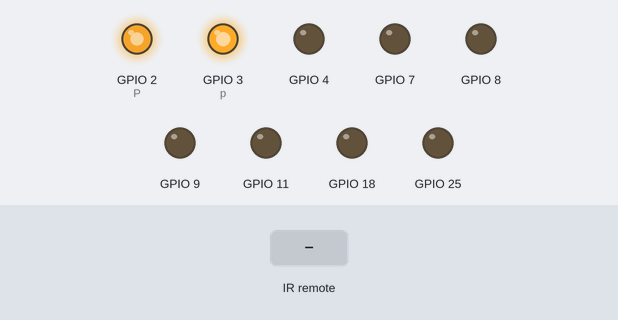
Simulated run of this program. Board: Raspberry Pi (BCM pin numbers). Shown: output pins drawn as LEDs (lit = HIGH). The inputs (shaded band) are chosen by the test bench. What the program prints to the terminal is not drawn.

Above: at 1.2 s.
1.3 s: remote-control key "record" pressed
At 2.3 s:
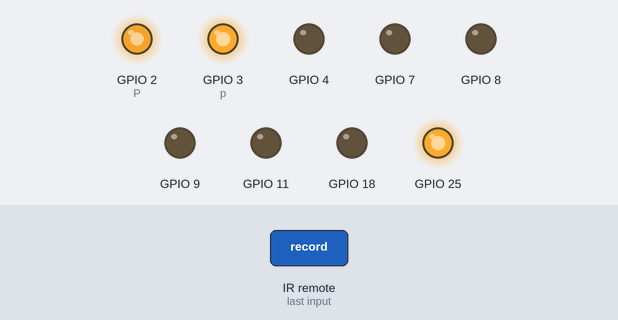
2.8 s: remote-control key "up" pressed
At 3.7 s:
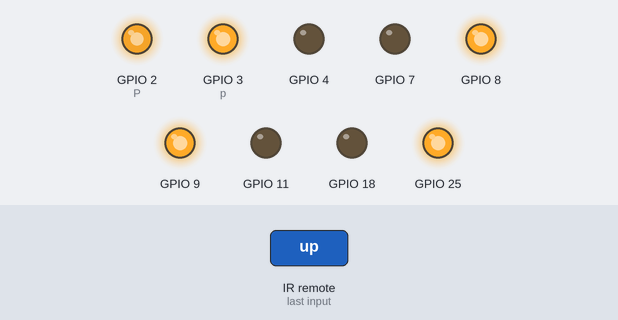
4.3 s: remote-control key "cut" pressed
At 4.6 s:
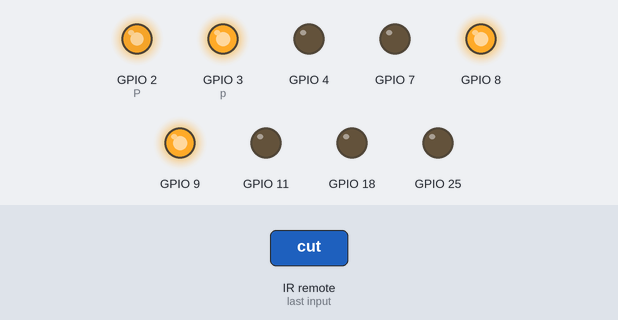
5.8 s: remote-control key "down" pressed
At 7.0 s:
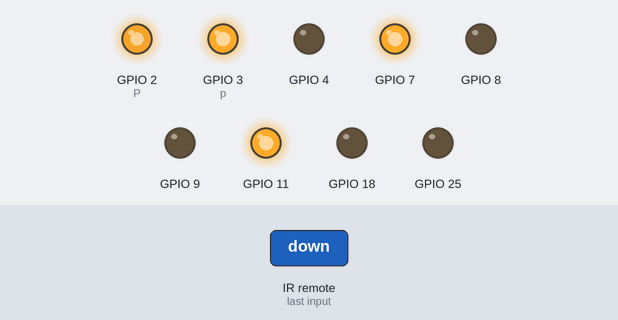
7.3 s: remote-control key "left" pressed
At 7.5 s:
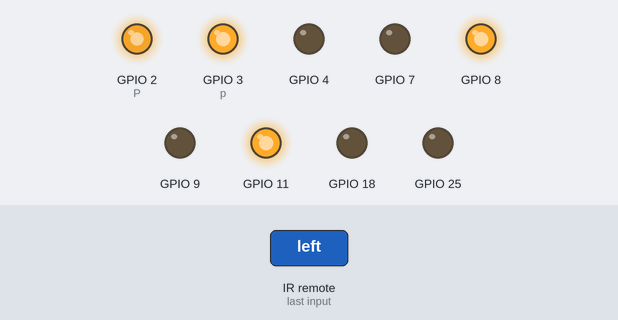
9.2 s: remote-control key "right" pressed
At 9.41 s:
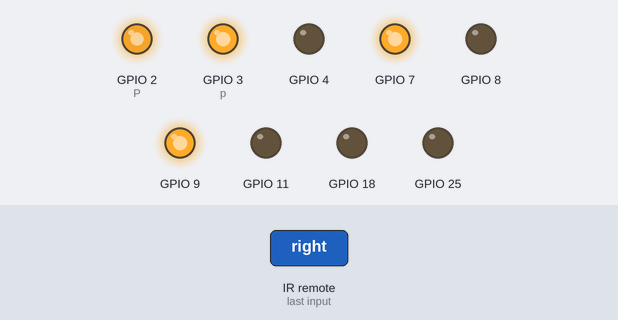
Timing chart, 0 to 12.1 s (numbered marks = the images above; inputs shaded):
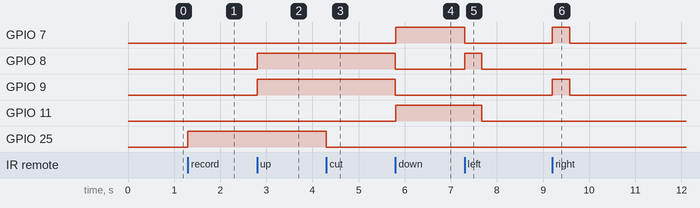

The program:

ircode.py
```python
import RPi.GPIO as GPIO
import pylirc, time


GPIO.setwarnings(False)
GPIO.setmode(GPIO.BCM)
GPIO.setup(9, GPIO.OUT)
GPIO.setup(11, GPIO.OUT)
GPIO.setup(8, GPIO.OUT)
GPIO.setup(7, GPIO.OUT)
GPIO.setup(25, GPIO.OUT)
GPIO.setup(18, GPIO.OUT)

GPIO.setup(2,GPIO.OUT)
GPIO.setup(3,GPIO.OUT)
GPIO.setup(4,GPIO.OUT)

P = GPIO.PWM(2,50)
P.start(91)

p = GPIO.PWM(3,50)
p.start(100)


GPIO.output(18, GPIO.LOW)
GPIO.output(9, GPIO.LOW)
GPIO.output(11, GPIO.LOW)
GPIO.output(8, GPIO.LOW)
GPIO.output(7, GPIO.LOW)
GPIO.output(25, GPIO.LOW)

s = pylirc.init("myprogram")

while True :

   m = pylirc.nextcode()
   print m

   if (m == ['record']) :
      GPIO.output(25, GPIO.HIGH)

   if (m == ['cut']) :
      GPIO.output(25, GPIO.LOW)

   if (m == ['up']) :
      GPIO.output(9, GPIO.LOW)
      GPIO.output(11, GPIO.LOW)
      GPIO.output(8, GPIO.LOW)
      GPIO.output(7, GPIO.LOW)
      time.sleep(0.001)
      GPIO.output(9, GPIO.HIGH)
      GPIO.output(11, GPIO.LOW)
      GPIO.output(8, GPIO.HIGH)
      GPIO.output(7, GPIO.LOW)

   if (m == ['down']) :
      GPIO.output(9, GPIO.LOW)
      GPIO.output(11, GPIO.LOW)
      GPIO.output(8, GPIO.LOW)
      GPIO.output(7, GPIO.LOW)
      time.sleep(0.001)
      GPIO.output(9, GPIO.LOW)
      GPIO.output(11, GPIO.HIGH)
      GPIO.output(8, GPIO.LOW)
      GPIO.output(7, GPIO.HIGH)

   if (m == ['left']) :
      GPIO.output(9, GPIO.LOW)
      GPIO.output(11, GPIO.LOW)
      GPIO.output(8, GPIO.LOW)
      GPIO.output(7, GPIO.LOW)
      time.sleep(0.001)
      GPIO.output(9, GPIO.LOW)
      GPIO.output(11, GPIO.HIGH)
      GPIO.output(8, GPIO.HIGH)
      GPIO.output(7, GPIO.LOW)
      time.sleep(0.367)
      GPIO.output(11, GPIO.LOW)
      GPIO.output(8, GPIO.LOW)

   if (m == ['right']) :
      GPIO.output(9, GPIO.LOW)
      GPIO.output(11, GPIO.LOW)
      GPIO.output(8, GPIO.LOW)
      GPIO.output(7, GPIO.LOW)
      time.sleep(0.001)
      GPIO.output(9, GPIO.HIGH)
      GPIO.output(11, GPIO.LOW)
      GPIO.output(8, GPIO.LOW)
      GPIO.output(7, GPIO.HIGH)
      time.sleep(0.38)
      GPIO.output(9, GPIO.LOW)
      GPIO.output(7, GPIO.LOW)

   if (m == ['ok']) :
      GPIO.output(9, GPIO.LOW)
      GPIO.output(11, GPIO.LOW)
      GPIO.output(8, GPIO.LOW)
      GPIO.output(7, GPIO.LOW)


   if (m == ['l']) :
      GPIO.output(9, GPIO.LOW)
      GPIO.output(11, GPIO.LOW)
      GPIO.output(8, GPIO.LOW)
      GPIO.output(7, GPIO.LOW)
      time.sleep(0.001)
      GPIO.output(9, GPIO.LOW)
      GPIO.output(11, GPIO.HIGH)
      GPIO.output(8, GPIO.HIGH)
      GPIO.output(7, GPIO.LOW)

   if (m == ['r']) :
      GPIO.output(9, GPIO.LOW)
      GPIO.output(11, GPIO.LOW)
      GPIO.output(8, GPIO.LOW)
      GPIO.output(7, GPIO.LOW)
      time.sleep(0.001)
      GPIO.output(9, GPIO.HIGH)
      GPIO.output(11, GPIO.LOW)
      GPIO.output(8, GPIO.LOW)
      GPIO.output(7, GPIO.HIGH)

   if (m == ['volumeup']) :
      GPIO.output(9, GPIO.LOW)
      GPIO.output(11, GPIO.LOW)
      GPIO.output(8, GPIO.LOW)
      GPIO.output(7, GPIO.LOW)
      time.sleep(0.001)
      GPIO.output(9, GPIO.HIGH)
      GPIO.output(11, GPIO.LOW)
      GPIO.output(8, GPIO.LOW)
      GPIO.output(7, GPIO.HIGH)
      time.sleep(0.1)
      GPIO.output(9, GPIO.LOW)
      GPIO.output(7, GPIO.LOW)


   if (m == ['volumedown']) :
      GPIO.output(9, GPIO.LOW)
      GPIO.output(11, GPIO.LOW)
      GPIO.output(8, GPIO.LOW)
      GPIO.output(7, GPIO.LOW)
      time.sleep(0.001)
      GPIO.output(9, GPIO.LOW)
      GPIO.output(11, GPIO.HIGH)
      GPIO.output(8, GPIO.HIGH)
      GPIO.output(7, GPIO.LOW)
      time.sleep(0.1)
      GPIO.output(11, GPIO.LOW)
      GPIO.output(8, GPIO.LOW)


   if (m == ['exit']) :
      GPIO.output(9, GPIO.LOW)
      GPIO.output(11, GPIO.LOW)
      GPIO.output(8, GPIO.LOW)
      GPIO.output(7, GPIO.LOW)
      break
```

Measured:
- after the input at 1.3 s, GPIO 25: LOW → HIGH at once
- after the input at 2.8 s, GPIO 8, GPIO 9: LOW → HIGH at once
- after the input at 4.3 s, GPIO 25: HIGH → LOW at once
- after the input at 5.8 s, GPIO 7, GPIO 11: LOW → HIGH at once; GPIO 8, GPIO 9: HIGH → LOW at once
- after the input at 7.3 s, GPIO 7: HIGH → LOW at once; GPIO 8: LOW → HIGH at once, → LOW 0.37 s later; GPIO 11: HIGH → LOW after 0.37 s
- after the input at 9.2 s, GPIO 7, GPIO 9: LOW → HIGH at once, → LOW 0.38 s later
